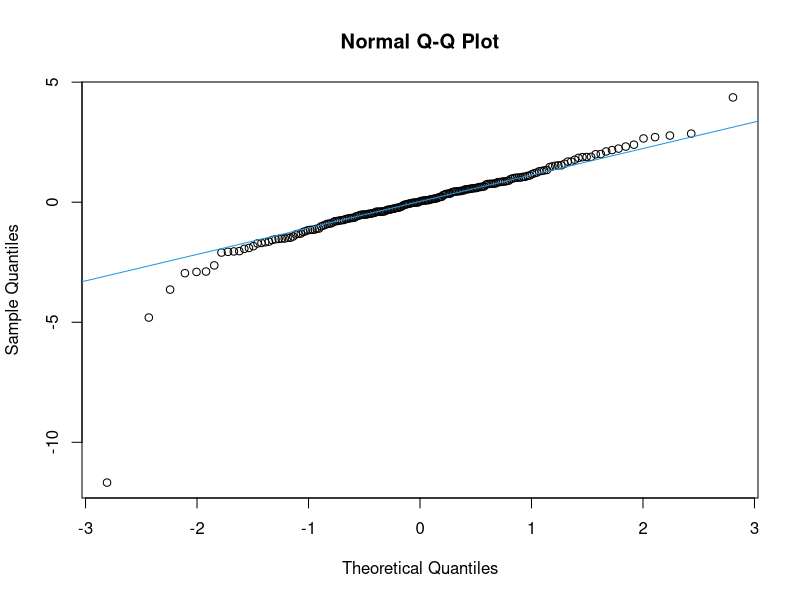

The R source for this figure: (Note: this script raises an error after producing the figure.)
y <- rt(200, df = 5)
qqnorm(y); qqline(y, col = 4)

c1 <- ggplot(data = hist3_2008, aes(x=points, colour = confID))
#c1 <- ggplot(data = hist3_2008, aes(x=points, colour = confID))
c1a <-  c1 + geom_density() + theme(legend.position="none")
c1b <-  c1 + geom_bar(binwidth = 200) + theme(legend.position="none")
c2 <- ggplot(data = hist3_2008, aes(x=points, fill = confID))
c2 <- c2 + geom_density(position = "fill") + theme(legend.position="none")

intsl <- hist3_2008 %>% #group_by(confID) %>% 
  summarize(q25    = quantile(points,0.25),
            q75    = quantile(points,0.75),
            norm25 = qnorm( 0.25),
            norm75 = qnorm( 0.75),
            slope  = (q25 - q75) / (norm25 - norm75),
            int    = q25 - slope * norm25) %>%
  select(slope, int) 

c3 <- ggplot(hist3_2008, aes(sample=points, colour = confID))
c3 <- c3 +  stat_qq(distribution=qnorm) + 
  geom_abline(data=intsl, aes(intercept=int, slope=slope)) +
  #facet_wrap(~confID,nrow=1) +
  ylab("Point Q-Q Plot") + theme(legend.position=c(.9, .2))
                                   #"bottom")



grid.arrange(c1b, c2, c1a, c3, nrow=2, ncol=2)


